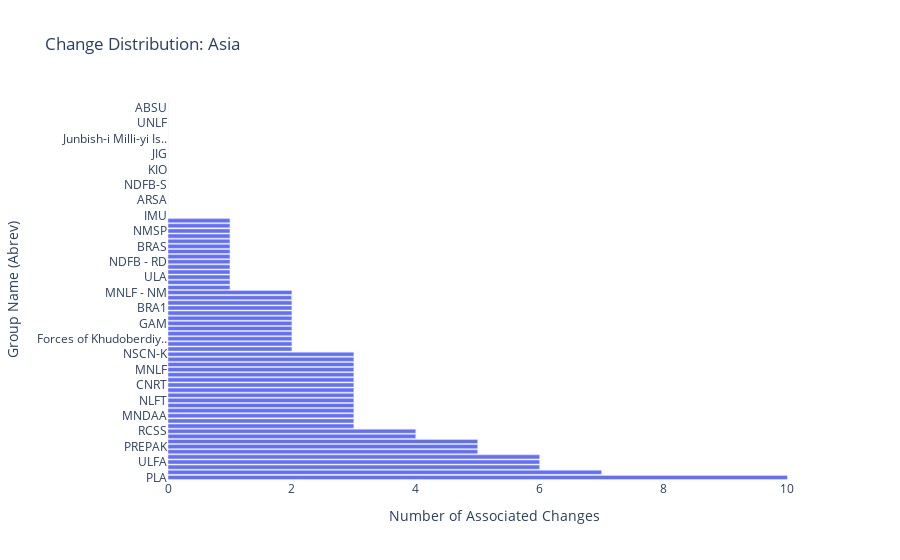

The notebook cell this image was saved under:
### Markdown cell above
## Asia

### Code cell
df_asia = region_changes.query('region in ["Asia"]')

dat = df_asia.sort_values(by="numchanges", ascending = False)

fig_asia = px.bar(dat, #sort values in df
              y="label",
             x = "numchanges",
            hover_name="ucdp_name",
            labels={
                     "numchanges": "Number of Associated Changes",
                     "label": "Group Name (Abrev)" },
                title="Change Distribution: Asia")
fig_asia.update_layout(plot_bgcolor='white')
fig_asia.show()

### Figure 1 — Plotly figure (JSON) as saved in the notebook; plotly's stock layout.template omitted (floating-point values rounded to 4 significant figures)
{"data": [{"alignmentgroup": "True", "hovertemplate": "<b>%{hovertext}</b><br><br>Number of Associated Changes=%{x}<br>Group Name (Abrev)=%{y}<extra></extra>", "hovertext": ["PLA", "OPM", "ASG", "ULFA", "CPI-Maoist", "ATTF", "PREPAK", "Taleban", "KNPP", "RCSS", "SSPP", "DKBA 5", "MNDAA", "CPP", "JSS/SB", "NLFT", "Kashmir insurgents", "UWSA", "CNRT", "NDFB", "MILF", "MNLF", "GNLA", "BLF", "NSCN-K", "NSCN-IM", "MCC", "Forces of Khudoberdiyev", "CPI-ML-J", "BRA2", "GAM", "PWG", "KNU", "BRA1", "BLA", "Hizb-i Islami-yi Afghanistan", "MNLF - NM", "PULF", "Patani insurgents", "ULA", "Lashkar-e-Islam", "UBA", "NDFB - RD", "TTP", "ETIM", "BRAS", "MQM", "Hizb-i Wahdat", "NMSP", "CPN-M", "KR", "IMU", "PBCP-J", "Forces of Norodom Ranariddh", "ARSA", "UNLFW", "PSLF", "NDFB-S", "Sultanate of Sulu", "RSO", "KIO", "PFT", "JVP", "JIG", "BIFM", "Jam'iyyat-i Islami-yi Afghanistan", "Hizb-i Islami-yi Afghanistan - Khalis faction", "Junbish-i Milli-yi Islami", "PBCP", "UIFSA", "UNLF", "KCP", "UTO", "ABSU", "Sikh insurgents"], "legendgroup": "", "marker": {"color": "#636efa", "pattern": {"shape": ""}}, "name": "", "offsetgroup": "", "orientation": "h", "showlegend": false, "textposition": "auto", "type": "bar", "x": [10, 7, 6, 6, 6, 5, 5, 5, 4, 4, 3, 3, 3, 3, 3, 3, 3, 3, 3, 3, 3, 3, 3, 3, 3, 2, 2, 2, 2, 2, 2, 2, 2, 2, 2, 2, 2, 1, 1, 1, 1, 1, 1, 1, 1, 1, 1, 1, 1, 1, 1, 0, 0, 0, 0, 0, 0, 0, 0, 0, 0, 0, 0, 0, 0, 0, 0, 0, 0, 0, 0, 0, 0, 0, 0], "xaxis": "x", "y": ["PLA", "OPM", "ASG", "ULFA", "CPI-Maoist", "ATTF", "PREPAK", "Taleban", "KNPP", "RCSS", "SSPP", "DKBA 5", "MNDAA", "CPP", "JSS/SB", "NLFT", "Kashmir insurgents", "UWSA", "CNRT", "NDFB", "MILF", "MNLF", "GNLA", "BLF", "NSCN-K", "NSCN-IM", "MCC", "Forces of Khudoberdiy..", "CPI-ML-J", "BRA2", "GAM", "PWG", "KNU", "BRA1", "BLA", "Hizb-i Islami-yi Afgh..", "MNLF - NM", "PULF", "Patani insurgents", "ULA", "Lashkar-e-Islam", "UBA", "NDFB - RD", "TTP", "ETIM", "BRAS", "MQM", "Hizb-i Wahdat", "NMSP", "CPN-M", "KR", "IMU", "PBCP-J", "Forces of Norodom Ran..", "ARSA", "UNLFW", "PSLF", "NDFB-S", "Sultanate of Sulu", "RSO", "KIO", "PFT", "JVP", "JIG", "BIFM", "Jam'iyyat-i Islami-yi..", "Hizb-i Islami-yi Afgh..", "Junbish-i Milli-yi Is..", "PBCP", "UIFSA", "UNLF", "KCP", "UTO", "ABSU", "Sikh insurgents"], "yaxis": "y"}], "layout": {"barmode": "relative", "legend": {"tracegroupgap": 0}, "plot_bgcolor": "white", "title": {"text": "Change Distribution: Asia"}, "xaxis": {"anchor": "y", "domain": [0, 1], "title": {"text": "Number of Associated Changes"}}, "yaxis": {"anchor": "x", "domain": [0, 1], "title": {"text": "Group Name (Abrev)"}}}}
